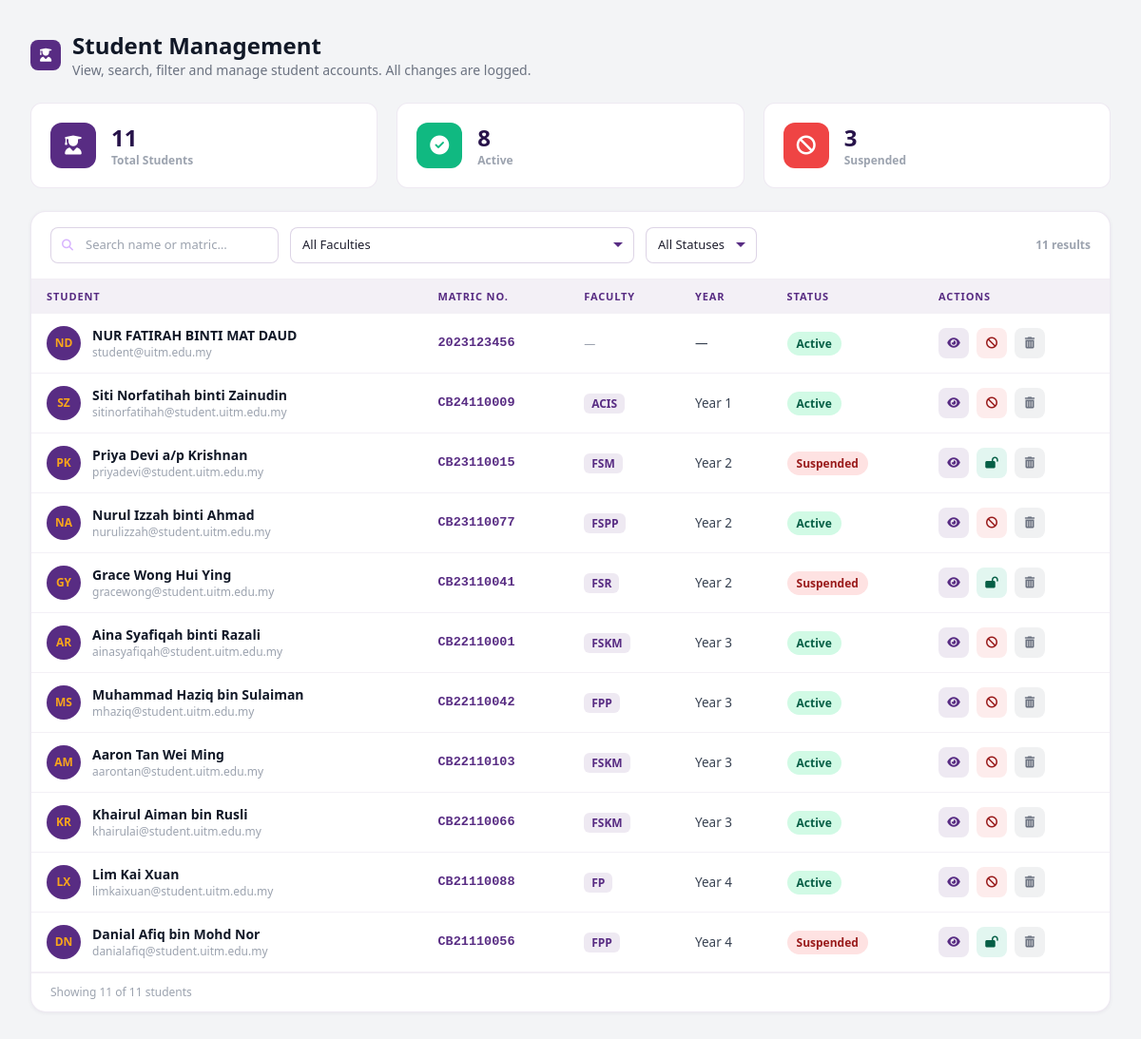
The app's page /student_management.php (signed in) with its own data.
### tables this page shows
CREATE TABLE `students` (
  `id` int(10) UNSIGNED NOT NULL,
  `campus_id` int(10) UNSIGNED DEFAULT NULL,
  `name` varchar(120) NOT NULL,
  `email` varchar(180) NOT NULL,
  `password` varchar(255) NOT NULL,
  `matric_no` varchar(40) DEFAULT NULL,
  `phone` varchar(20) DEFAULT NULL,
  `faculty` varchar(10) DEFAULT NULL,
  `year` tinyint(1) UNSIGNED DEFAULT NULL,
  `is_active` tinyint(1) NOT NULL DEFAULT 1,
  `created_at` datetime NOT NULL DEFAULT current_timestamp()
);

### config.php (called while the page is built, shortened)
<?php
function db(): PDO {
    static $pdo = null;
    if ($pdo === null) {
        $dsn = 'mysql:host=' . DB_HOST . ';dbname=' . DB_NAME . ';charset=' . DB_CHARSET;
        try {
            $pdo = new PDO($dsn, DB_USER, DB_PASS, [
                PDO::ATTR_ERRMODE            => PDO::ERRMODE_EXCEPTION,
                PDO::ATTR_DEFAULT_FETCH_MODE => PDO::FETCH_ASSOC,
                PDO::ATTR_EMULATE_PREPARES   => false,
            ]);
        } catch (PDOException $e) {
            die(json_encode(['error' => 'Database connection failed: ' . $e->getMessage()]));
        }
    }
    return $pdo;
}
?>

### student_management.php (the view, shortened to what this page needs)
<?php
require_once '../config.php';
try {
  $students = db()->query("
    SELECT s.id, s.name, s.email, s.matric_no, s.is_active, s.created_at,
           s.faculty, s.year, c.name AS campus_name
    FROM students s
    LEFT JOIN campuses c ON c.id = s.campus_id
    ORDER BY s.created_at DESC
  ")->fetchAll();
} catch (PDOException $e) {
  $students = [];
}
$totalStudents  = count($students);
$activeCount    = count(array_filter($students, fn($s) => $s['is_active'] == 1));
$suspendedCount = count(array_filter($students, fn($s) => $s['is_active'] == 0));
function getInitials(string $name): string {
  $parts = explode(' ', trim($name));
  $first = strtoupper(substr($parts[0] ?? '', 0, 1));
  $last  = strtoupper(substr(end($parts) ?? '', 0, 1));
  return $first !== $last ? $first . $last : $first;
}
?>
<!DOCTYPE html>
<html lang="en">
<head>
<script src="https://cdn.tailwindcss.com"></script>
<link rel="stylesheet" href="https://cdnjs.cloudflare.com/ajax/libs/font-awesome/6.4.0/css/all.min.css">
</head>
<body class="bg-gray-100 font-sans text-gray-800 flex h-screen overflow-hidden">
<div class="flex-1 flex flex-col h-full overflow-y-auto">
<div class="flex-1">
<main class="p-6 md:p-8 space-y-6 max-w-7xl w-full mx-auto">
  <div class="flex items-center gap-3 mb-2">
    <span class="inline-flex items-center justify-center w-8 h-8 rounded-lg text-white text-sm" style="background:#582C83;">
      <i class="fas fa-user-graduate"></i>
    </span>
    <div>
      <h3 class="text-2xl font-bold text-gray-900">Student Management</h3>
      <p class="text-sm text-gray-500">View, search, filter and manage student accounts. All changes are logged.</p>
    </div>
  </div>
  <div class="grid grid-cols-3 gap-5">
    <div class="stat-card bg-white rounded-xl border p-5 flex items-center gap-4" style="border-color:rgba(88,44,131,0.1);">
      <div class="w-12 h-12 rounded-xl flex items-center justify-center text-white text-xl" style="background:#582C83;">
        <i class="fas fa-user-graduate"></i>
      </div>
      <div>
        <p class="text-2xl font-extrabold" style="color:#27134A;"><?= $totalStudents ?></p>
        <p class="text-xs font-semibold text-gray-400">Total Students</p>
      </div>
    </div>
    <div class="stat-card bg-white rounded-xl border p-5 flex items-center gap-4" style="border-color:rgba(88,44,131,0.1);">
      <div class="w-12 h-12 rounded-xl flex items-center justify-center text-white text-xl" style="background:#10B981;">
        <i class="fas fa-circle-check"></i>
      </div>
      <div>
        <p class="text-2xl font-extrabold" style="color:#27134A;"><?= $activeCount ?></p>
        <p class="text-xs font-semibold text-gray-400">Active</p>
      </div>
    </div>
    <div class="stat-card bg-white rounded-xl border p-5 flex items-center gap-4" style="border-color:rgba(88,44,131,0.1);">
      <div class="w-12 h-12 rounded-xl flex items-center justify-center text-white text-xl" style="background:#EF4444;">
        <i class="fas fa-ban"></i>
      </div>
      <div>
        <p class="text-2xl font-extrabold" style="color:#27134A;"><?= $suspendedCount ?></p>
        <p class="text-xs font-semibold text-gray-400">Suspended</p>
      </div>
    </div>
  </div>
  <div class="bg-white rounded-2xl border overflow-hidden" style="border-color:rgba(88,44,131,0.1);box-shadow:0 1px 4px rgba(39,19,74,0.06);">
    <div class="flex flex-wrap items-center gap-3 px-5 py-4 border-b" style="border-color:rgba(88,44,131,0.08);">
      <div class="relative">
        <i class="fas fa-magnifying-glass absolute left-3 top-1/2 -translate-y-1/2 text-purple-300 text-xs"></i>
        <input type="text" id="searchInput" class="search-input" placeholder="Search name or matric…">
      </div>
      <select id="facultyFilter" class="filter-select">
        <option value="">All Faculties</option>
      </select>
      <select id="statusFilter" class="filter-select">
        <option value="">All Statuses</option>
      </select>
      <span id="resultCount" class="ml-auto text-xs font-semibold text-gray-400"></span>
    </div>
    <div class="overflow-x-auto">
      <table class="data-table w-full">
        <thead>
          <tr>
            <th class="text-left">Student</th>
            <th class="text-left">Matric No.</th>
            <th class="text-left">Faculty</th>
            <th class="text-left">Year</th>
            <th class="text-left">Status</th>
            <th class="text-left">Actions</th>
          </tr>
        </thead>
        <tbody id="studentTableBody">
          <?php if (empty($students)): ?>
            <tr>
              <td colspan="6" class="text-center py-16 text-sm text-gray-400">
                <i class="fas fa-user-graduate text-4xl mb-3 block" style="color:#D1BBF0;"></i>
                No students found in the database.
              </td>
            </tr>
          <?php else: ?>
          <?php foreach ($students as $s):
            $isActive = $s['is_active'] == 1;
            $status   = $isActive ? 'active' : 'suspended';
            $faculty  = $s['faculty'] ?? '';
            $year     = $s['year'] ?? '';
            $initials = getInitials($s['name']);
          ?>
          <tr class="student-row"
              data-name="<?= strtolower(htmlspecialchars($s['name'])) ?>"
              data-matric="<?= strtolower($s['matric_no'] ?? '') ?>"
              data-faculty="<?= htmlspecialchars($faculty) ?>"
              data-status="<?= $status ?>">
            <td>
              <div class="flex items-center gap-3">
                <div class="avatar"><?= $initials ?></div>
                <div>
                  <p class="font-semibold text-sm text-gray-900"><?= htmlspecialchars($s['name']) ?></p>
                  <p class="text-xs text-gray-400"><?= htmlspecialchars($s['email']) ?></p>
                </div>
              </div>
            </td>
            <td class="font-mono text-xs font-semibold" style="color:#582C83;"><?= htmlspecialchars($s['matric_no'] ?? '—') ?></td>
            <td>
              <?php if ($faculty): ?>
                <span class="text-xs font-bold px-2 py-0.5 rounded-md" style="background:rgba(88,44,131,0.1);color:#582C83;"><?= htmlspecialchars($faculty) ?></span>
              <?php else: ?>
                <span class="text-xs text-gray-400">—</span>
              <?php endif; ?>
            </td>
            <td class="text-sm font-medium text-gray-700"><?= $year ? 'Year '.htmlspecialchars($year) : '—' ?></td>
            <td>
              <span class="text-xs font-bold px-2.5 py-1 rounded-full <?= $isActive ? 'badge-active' : 'badge-suspended' ?>">
                <?= $isActive ? 'Active' : 'Suspended' ?>
              </span>
            </td>
            <td>
              <div class="flex items-center gap-2">
                <button onclick='openDetailModal(<?= json_encode([
                  "id"      => $s["id"],
                  "name"    => $s["name"],
                  "email"   => $s["email"],
                  "matric"  => $s["matric_no"] ?? "",
                  "faculty" => $faculty,
                  "year"    => $year,
                  "status"  => $status,
                  "joined"  => $s["created_at"],
                  "campus"  => $s["campus_name"] ?? "UiTM Machang",
                  "initials"=> $initials,
                ]) ?>)'
                  class="w-8 h-8 rounded-lg flex items-center justify-center"
                  style="background:rgba(88,44,131,0.1);color:#582C83;" title="View details">
                  <i class="fas fa-eye text-xs"></i>
                </button>
                <?php if ($isActive): ?>
                <button onclick='doStudentAction(<?= $s["id"] ?>, "<?= addslashes($s["name"]) ?>", "suspend")'
                  class="w-8 h-8 rounded-lg flex items-center justify-center"
                  style="background:rgba(239,68,68,0.1);color:#991B1B;" title="Suspend student">
                  <i class="fas fa-ban text-xs"></i>
                </button>
                <?php else: ?>
                <button onclick='doStudentAction(<?= $s["id"] ?>, "<?= addslashes($s["name"]) ?>", "unsuspend")'
                  class="w-8 h-8 rounded-lg flex items-center justify-center"
                  style="background:rgba(16,185,129,0.12);color:#065F46;" title="Unsuspend student">
                  <i class="fas fa-lock-open text-xs"></i>
                </button>
                <?php endif; ?>
                <button onclick='doStudentAction(<?= $s["id"] ?>, "<?= addslashes($s["name"]) ?>", "delete")'
                  class="w-8 h-8 rounded-lg flex items-center justify-center"
                  style="background:rgba(107,114,128,0.1);color:#6B7280;" title="Delete student">
                  <i class="fas fa-trash-can text-xs"></i>
                </button>
              </div>
            </td>
          </tr>
          <?php endforeach; ?>
          <?php endif; ?>
        </tbody>
      </table>
    </div>
    <div class="px-5 py-3 border-t flex items-center justify-between" style="border-color:rgba(88,44,131,0.08);">
      <span class="text-xs text-gray-400">Showing <span id="shownCount"><?= $totalStudents ?></span> of <?= $totalStudents ?> students</span>
    </div>
  </div>
</main>
</div>
</div>
</body>
</html>

### student_management.php (style rules this page uses)
.avatar { width:36px; height:36px; border-radius:50%; background:#582C83; color:#F9A51B; font-weight:700; font-size:12px; display:flex; align-items:center; justify-content:center; flex-shrink:0; }
.badge-active { background:#D1FAE5; color:#065F46; }
.badge-suspended { background:#FEE2E2; color:#991B1B; }
.data-table thead th { background:rgba(88,44,131,0.07); color:#582C83; font-size:11px; font-weight:700; letter-spacing:.08em; text-transform:uppercase; padding:10px 16px; }
.data-table tbody tr { border-bottom:1px solid rgba(88,44,131,0.07); transition:background .12s; }
.data-table tbody td { padding:13px 16px; font-size:13.5px; }
.search-input { border:1px solid rgba(88,44,131,0.2); border-radius:8px; padding:8px 12px 8px 36px; font-size:13px; width:240px; outline:none; background:#fff; color:#1e1e2e; transition:border-color .15s; }
select.filter-select { border:1px solid rgba(88,44,131,0.2); border-radius:8px; padding:8px 32px 8px 12px; font-size:13px; color:#1e1e2e; background:#fff; appearance:none; background-repeat:no-repeat; background-position:right 10px center; outline:none; transition:border-color .15s; }

### records on screen
students: name "ND", name "NUR FATIRAH BINTI MAT DAUD", email "student@uitm.edu.my", matric_no "2023123456", is_active "Active"
students: name "SZ", name "Siti Norfatihah binti Zainudin", email "sitinorfatihah@student.uitm.edu.my", matric_no "CB24110009", faculty "ACIS", year "1", is_active "Active"
students: name "PK", name "Priya Devi a/p Krishnan", email "priyadevi@student.uitm.edu.my", matric_no "CB23110015", faculty "FSM", year "2", is_active "Suspended"
students: name "NA", name "Nurul Izzah binti Ahmad", email "nurulizzah@student.uitm.edu.my", matric_no "CB23110077", faculty "FSPP", year "2", is_active "Active"
students: name "GY", name "Grace Wong Hui Ying", email "gracewong@student.uitm.edu.my", matric_no "CB23110041", faculty "FSR", year "2", is_active "Suspended"
students: name "AR", name "Aina Syafiqah binti Razali", email "ainasyafiqah@student.uitm.edu.my", matric_no "CB22110001", faculty "FSKM", year "3", is_active "Active"
students: name "MS", name "Muhammad Haziq bin Sulaiman", email "mhaziq@student.uitm.edu.my", matric_no "CB22110042", faculty "FPP", year "3", is_active "Active"
students: name "AM", name "Aaron Tan Wei Ming", email "aarontan@student.uitm.edu.my", matric_no "CB22110103", faculty "FSKM", year "3", is_active "Active"
students: name "KR", name "Khairul Aiman bin Rusli", email "khairulai@student.uitm.edu.my", matric_no "CB22110066", faculty "FSKM", year "3", is_active "Active"
students: name "LX", name "Lim Kai Xuan", email "limkaixuan@student.uitm.edu.my", matric_no "CB21110088", faculty "FP", year "4", is_active "Active"
students: name "DN", name "Danial Afiq bin Mohd Nor", email "danialafiq@student.uitm.edu.my", matric_no "CB21110056", faculty "FPP", year "4", is_active "Suspended"

### other values on screen
$totalStudents "11"
$activeCount "8"
$suspendedCount "3"
